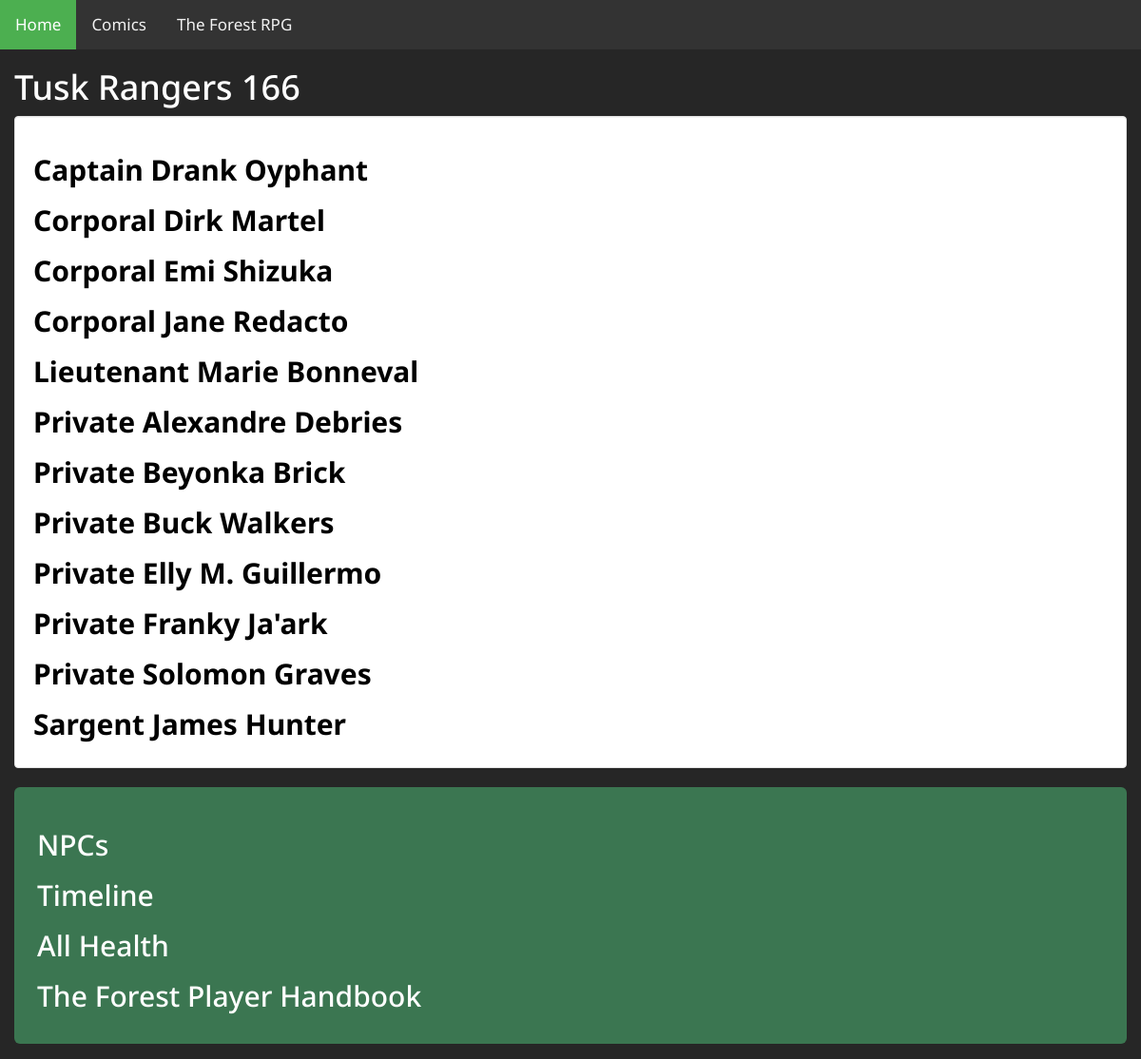
/RPG/group/3, run on the app's committed database.
### stats/models.py (models this page shows, shortened)
class Group(models.Model):
	GID = models.AutoField(primary_key=True)
	FID = models.ForeignKey(Faction, on_delete=models.CASCADE)
	Name = models.CharField(max_length=200)
	GC_notes = models.CharField(max_length=2000,blank=True, null=True)

class Character_Group(models.Model):
	CID = models.ForeignKey(Character, on_delete=models.CASCADE)
	GID =  models.ForeignKey(Group, on_delete=models.CASCADE)
	class Meta:
		unique_together = ('CID', 'GID')

class Character(models.Model):
	CID = models.AutoField(primary_key=True)
	Name =  models.CharField(max_length=200)
	Image  =  models.CharField(max_length=200, blank=True, null=True)
	Appearance  =  models.CharField(max_length=2000)
	Gender  =  models.CharField(max_length=200)
	Age = models.IntegerField(default=20)
	Max_ActionSurges_stat = models.IntegerField(default=5)
	Total_ActionSurges_stat = models.IntegerField(default=0)
	ActionSurges_stat = models.IntegerField(default=0)
	Max_MomentofStrength_stat = models.IntegerField(default=10)
	Momentofstrength_stat = models.IntegerField(default=0)
	MomentofWeakness_failed_stat = models.IntegerField(default=0)
	MomentofWeakness_passed_stat = models.IntegerField(default=0)
	GC_notes = models.CharField(max_length=2000,blank=True, null=True)

### stats/views.py (the view)
# urls.py: path('group/<int:GIDin>', views.group, name = 'group'),
def group(request, GIDin):
	if CanViewGroup(request, GIDin):
		theGroup = get_object_or_404(Group,GID = GIDin)
		chractersInGroup = Character_Group.objects.filter(GID = GIDin)
		isGC = isGameCommander(request,GIDin)
		return render(request, 'stats/group.html', {'chractersInGroup': chractersInGroup, 'Group':theGroup, 'isGC':isGC})
	else:
		return HttpResponseRedirect(reverse('index'))

### stats/views.py (called while the page is built)
def isGameCommander(request,GIDin):
	userIsGC = False
	if request.user.is_authenticated:
			accessstats = Group_Access.objects.filter(PID = getPid(request), GID = GIDin).first()
			if accessstats != None:
				userIsGC = accessstats.IsGC
	return userIsGC

def CanViewGroup(request,GIDin):
	userHasGroup = False
	publicGroups = public_Group.objects.filter(GID = GIDin).first()
	if publicGroups != None:
		userHasGroup = publicGroups.IsPublic
	if not userHasGroup:
		userHasGroup = isGameCommander(request, GIDin)
	if not userHasGroup and request.user.is_authenticated:
			accessstats = Group_Access.objects.filter(PID = getPid(request), GID = GIDin).first()
			if accessstats != None:
				userHasGroup = accessstats.IsPlayer
	return userHasGroup

### stats/templates/stats/group.html (shortened to what this page needs)
{% extends 'stats/base.html' %}
{% block content %}
{% if chractersInGroup %}
    <div class="container-fluid">
	<h1>{{ Group.Name }}</h1>
	<div class = well>
    {% for Character in chractersInGroup %}
        <h2><b><a href="{% url 'character' Group.GID Character.CID.CID %}">{{ Character.CID.Name }}</a></b></h2>
    {% endfor %}
	</div>
	<div class = well-lg>
		<h2 class="active"><a href="{% url 'NPClist' Group.GID %}">NPCs</a></h2>
		<h2 class="active"><a href="{% url 'EventTimeline' Group.GID %}">Timeline</a></h2>
		<h2 class="active"><a href="{% url 'HealthPage' Group.GID %}">All Health</a></h2>
		<h2 class="active"><a href="{% url 'ForestHandbook' %}">The Forest Player Handbook</a></h2>
	</div>
    </div>
{% else %}
    <p>No characters are available.</p>
{% endif %}
{% endblock %}

### stats/templates/stats/base.html (style rules this page uses)
body { font-family: 'Noto Sans', sans-serif; background: #262626; !important; }
body a { color: White; }
.well-lg { color: ; background-color: #3b7651; //padding: 6px 8px 6px 16px; margin: 16px 0; }
.well { color: black; background-color: white; }
.well a { color: black; }

### data on the page
Group: Name "Tusk Rangers 166"
Character_Group: CID.Name "Captain Drank Oyphant"
Character_Group: CID.Name "Corporal Dirk Martel"
Character_Group: CID.Name "Corporal Emi Shizuka"
Character_Group: CID.Name "Corporal Jane Redacto"
Character_Group: CID.Name "Lieutenant Marie Bonneval"
Character_Group: CID.Name "Private Alexandre Debries"
Character_Group: CID.Name "Private Beyonka Brick"
Character_Group: CID.Name "Private Buck Walkers"
Character_Group: CID.Name "Private Elly M. Guillermo"
Character_Group: CID.Name "Private Franky Ja'ark"
Character_Group: CID.Name "Private Solomon Graves"
Character_Group: CID.Name "Sargent James Hunter"
